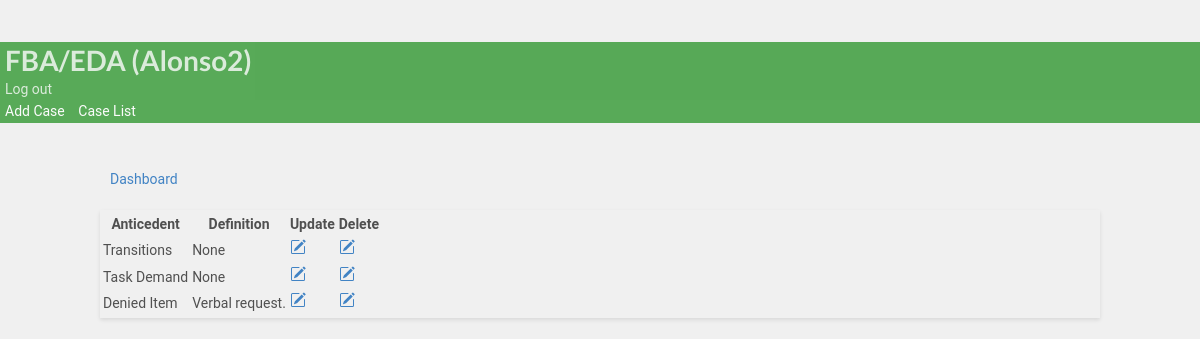
The app's page /edit_anticedent/1/ (signed in) with its own data.
### bip/models.py (models this page shows)
class CustomUser(AbstractUser):
    bio = models.CharField(max_length=20, blank=True, null=True, verbose_name='Occupation')

class Anticedent(models.Model):
        anticedentincident = models.CharField(max_length=50,verbose_name= 'Antecedent', null=True, blank=True)
        student= models.ForeignKey(Student,on_delete=models.CASCADE)
        anticedent_definition = models.CharField(null=True, blank=True, max_length=1000, verbose_name= 'Antecedent Definition')
        user = models.ForeignKey(CustomUser, on_delete=models.CASCADE,  default=None)
        def __str__(self):
          return self.anticedentincident

### bip/views.py (the view)
# urls.py: path('edit_anticedent/<pk>/', views.edit_anticedent_view, name='edit_anticedent'),
@login_required(login_url='case_manager_login')
@user_passes_test(is_case_manager)
def edit_anticedent_view(request, pk ):
    student = Student.objects.get(id=pk)
    anticedent = Anticedent.objects.all()
    anticedentset = student.anticedent_set.all()
    context= {
        'anticedentset':anticedentset,
        'student':student,
    }
    return render(request, 'bip/edit_anticedent.html', context)

### bip/context_processors.py (called while the page is built)
def user_context(request):
    user = get_user(request)
    return {'user': user}

### bip/templatetags/custom_filters.py (called while the page is built)
@register.filter(name='is_case_manager')
def is_case_manager(user):
    return user.groups.filter(name='CASE MANAGER').exists()

### bip/views.py (called while the page is built)
def is_case_manager(user):
    return user.groups.filter(name='CASE MANAGER').exists()

### bip/templates/bip/edit_anticedent.html (shortened to what this page needs)
{% extends 'partials/base.html' %}
{% block content %}
<br>
<br>
<div class="container">
  <a class="btn btn-outline-info btn-sm btn-block" href="{% url 'bip:dashboard' student.id %}"
  >Dashboard</a>
<br>
<div class="row">
  <div class="col-md">
    <div class="card card-body">
      <table class="table table-striped">
        <tr>
          <th>Anticedent</th>
          <th>Definition</th>
          <th>Update</th>
          <th>Delete</th>
        </tr>
        {% for anticedent_incident in anticedentset %}
                <tr>
                    <td>{{anticedent_incident }}</td>
                    <td>{{anticedent_incident.anticedent_definition }}</td>
                    <td><a class="btn btn-warning" href="{% url 'bip:update_anticedent' anticedent_incident.id%}"></a>
                    </td>
                    <td><a class="btn btn-danger" href="{% url 'bip:delete_anticedent' anticedent_incident.id %}"></a></td>
                </tr>
        {% endfor%}
      </table>
    </div>
  </div>
</div>
<br>
<br>
<br>
{% endblock %}

### bip/templates/partials/nav.html (shortened to what this page needs)
{% load custom_filters %}
  <nav class="navbar navbar-dark ">
          <div class="navbar navbar-expand-lg">
                    {% if user.is_authenticated  %}
                    <div class="navbar-new">
                    <h1 class="logo"> <a class="colorwhite" href="">FBA/EDA ({{ user.username }})</a></h1>
          </div>
              <a class='colorwhite' class="nav-item nav-link" href="{% url 'bip:logout' %}"  >Log out</a>
          </div>
                 <div class="navbar-nav ml-auto">
                        {% if user|is_case_manager %}
              <a class="colorwhite" href="{% url 'bip:create_student' %}">Add Case</a>
              <a class="colorwhite" href="{% url 'bip:for_user' username=user.username %}">Case List</a>
                </div>
                {% endif %}
        {% endif %}
</nav>

### staticfiles/static_cdn/static_root/css/style.css (style rules this page uses)
body { background: white }
.navbar { opacity: 0.8; transition: 0.5s; background-color: #393 !important; color: #393; opacity: 0.8; transition: 0.5s; }
.navbar .colorwhite { color: white; ; text-decoration: none; padding: 5px; }
body { padding-top: 3rem; padding-bottom: 3rem; color: rgb(var(--bs-tertiary-color-rgb)); }

### bip/templates/bip/edit_anticedent.html (style rules this page uses)
body { font-family: 'Roboto', sans-serif; background-color: #f0f0f0; color: #505050; line-height: 1.6; }
.container { max-width: 1000px; margin: auto; }
.btn-outline-info { width: 100%; padding: 10px; margin-bottom: 20px; }
.card { margin-bottom: 20px; box-shadow: 0 2px 4px rgba(0, 0, 0, 0.1); }
.table { margin-top: 20px; }

### records on screen
CustomUser: username "Alonso2"
Anticedent: anticedentincident "Transitions", anticedent_definition "None"
Anticedent: anticedentincident "Task Demand", anticedent_definition "None"
Anticedent: anticedentincident "Denied Item", anticedent_definition "Verbal request."
